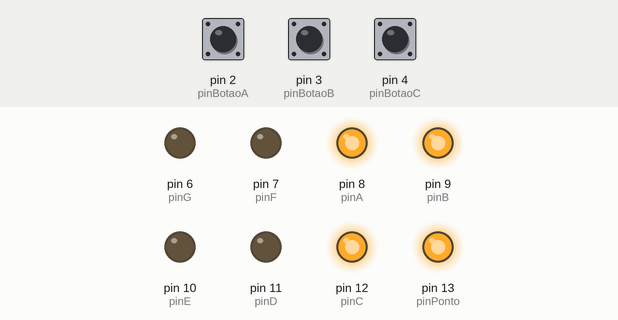
Bench run of a sketch on a simulated Arduino Uno, built with avr-gcc and run on an emulated ATmega328P. On the bench: output pins drawn as LEDs (lit = HIGH). The test bench sets the inputs (shaded band); at power-on: pin 2 (pinBotaoA) HIGH, pin 3 (pinBotaoB) HIGH, pin 4 (pinBotaoC) HIGH.

Above: at 1.2 s.
1.3 s: pin 2 (pinBotaoA) pulled LOW for 0.15 s
At 1.37 s:
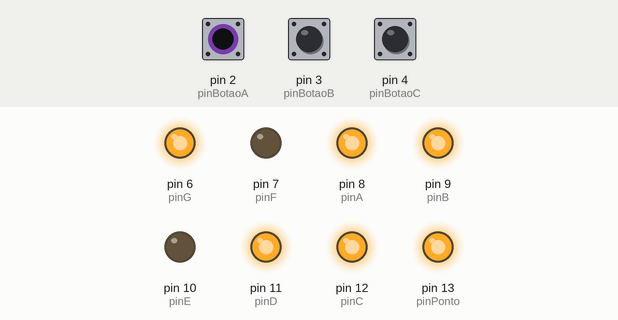
2.9 s: pin 3 (pinBotaoB) pulled LOW for 0.15 s
At 2.97 s:
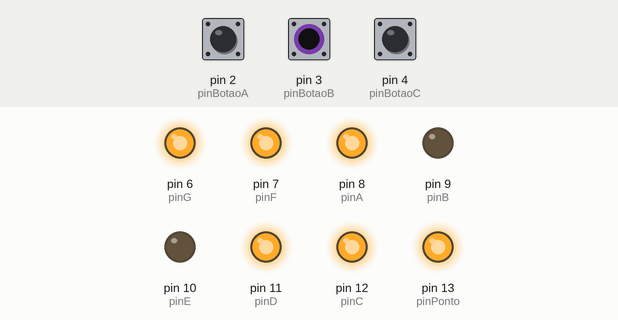
4.5 s: pin 4 (pinBotaoC) pulled LOW for 0.15 s
At 4.57 s:
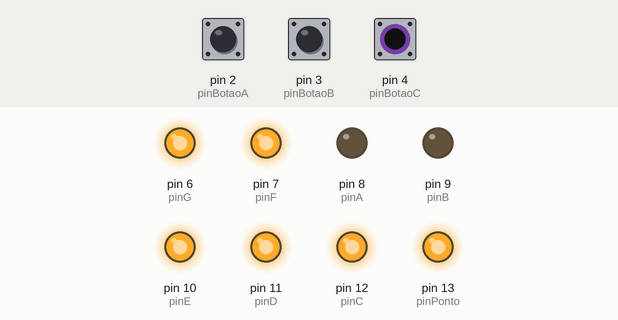
6.1 s: pin 4 (pinBotaoC) pulled LOW for 3.2 s
At 10.5 s:
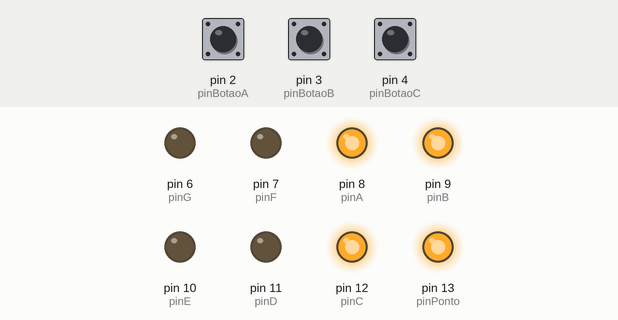
10.8 s: pin 2 (pinBotaoA) pulled LOW for 3.2 s
At 11.7 s:
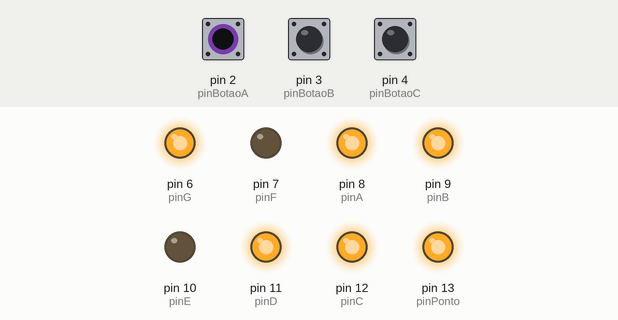
15.5 s: pin 2 (pinBotaoA) driven LOW and pin 3 (pinBotaoB) driven LOW
At 16.5 s:
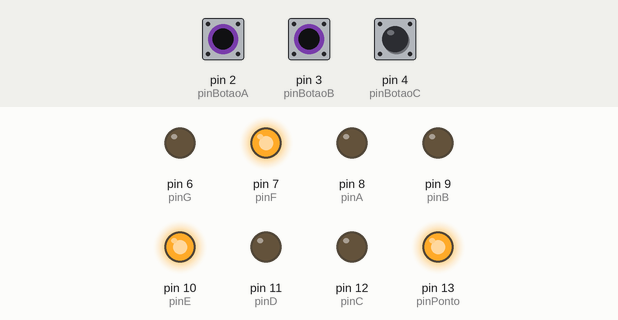
Timing chart, 0 to 18.0 s (numbered marks = the images above; inputs shaded):
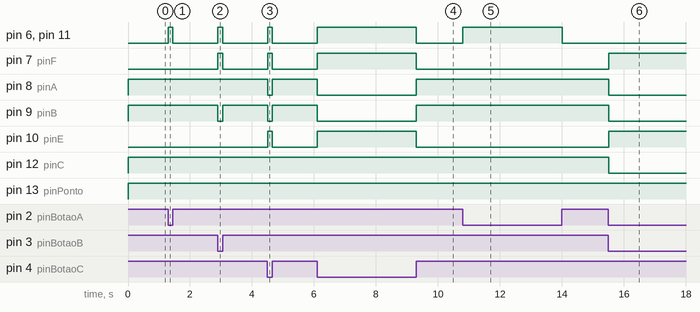

The sketch:

questao3_botoes_display71.ino
```cpp
const int pinA=8;
const int pinB=9;
const int pinC=12;
const int pinD=11;
const int pinE= 10;
const int pinF=7;
const int pinG=6;
const int pinPonto=13;

const int pinBotaoA=2;
const int pinBotaoB=3;
const int pinBotaoC=4;


void setup(){
  pinMode(pinBotaoA, INPUT);
  pinMode(pinBotaoB, INPUT);
  pinMode(pinBotaoC, INPUT);

  pinMode(pinA, OUTPUT);
  pinMode(pinB, OUTPUT);
  pinMode(pinC, OUTPUT);
  pinMode(pinD, OUTPUT);
  pinMode(pinE, OUTPUT);
  pinMode(pinF, OUTPUT);
  pinMode(pinG, OUTPUT);
  pinMode(pinPonto, OUTPUT);
}

void loop(){

  if (digitalRead(pinBotaoA)== 0 && digitalRead(pinBotaoB)== 0 && digitalRead(pinBotaoC)== 0 ){  //0
    digitalWrite(pinA, LOW);
    digitalWrite(pinB, LOW);
    digitalWrite(pinC, HIGH);
    digitalWrite(pinD, HIGH);
    digitalWrite(pinE, HIGH);
    digitalWrite(pinF, LOW);
    digitalWrite(pinPonto, HIGH);
    digitalWrite(pinG, HIGH);
  }

  if (digitalRead(pinBotaoA)== 0 && digitalRead(pinBotaoB)== 0 && digitalRead(pinBotaoC)== 1 ){ //1
    digitalWrite(pinA, LOW);
    digitalWrite(pinB, LOW);
    digitalWrite(pinC, LOW);
    digitalWrite(pinD, LOW);
    digitalWrite(pinE, HIGH);
    digitalWrite(pinF, HIGH);
    digitalWrite(pinPonto, HIGH);
    digitalWrite(pinG, LOW);
  }

  if (digitalRead(pinBotaoA)== 0 && digitalRead(pinBotaoB)== 1 && digitalRead(pinBotaoC)== 0 ){ //2
    digitalWrite(pinA, HIGH);
    digitalWrite(pinB, HIGH);
    digitalWrite(pinC, LOW);
    digitalWrite(pinD, HIGH);
    digitalWrite(pinE, HIGH);
    digitalWrite(pinF, LOW);
    digitalWrite(pinPonto, HIGH);
    digitalWrite(pinG, HIGH);
  }

  if (digitalRead(pinBotaoA)== 0 && digitalRead(pinBotaoB)== 1 && digitalRead(pinBotaoC)== 1 ){ //3
    digitalWrite(pinA, HIGH);
    digitalWrite(pinB, HIGH);
    digitalWrite(pinC, HIGH);
    digitalWrite(pinD, HIGH);
    digitalWrite(pinE, LOW);
    digitalWrite(pinF, LOW);
    digitalWrite(pinPonto, HIGH);
    digitalWrite(pinG, HIGH);
  }

  if (digitalRead(pinBotaoA)== 1 && digitalRead(pinBotaoB)== 0 && digitalRead(pinBotaoC)== 0 ){ //4
    digitalWrite(pinA, LOW);
    digitalWrite(pinB, HIGH);
    digitalWrite(pinC, HIGH);
    digitalWrite(pinD, LOW);
    digitalWrite(pinE, LOW);
    digitalWrite(pinF, HIGH);
    digitalWrite(pinPonto, HIGH);
    digitalWrite(pinG, HIGH);
  }

  if (digitalRead(pinBotaoA)== 1 && digitalRead(pinBotaoB)== 0 && digitalRead(pinBotaoC)== 1 ){ //5
    digitalWrite(pinA, HIGH);
    digitalWrite(pinB, LOW);
    digitalWrite(pinC, HIGH);
    digitalWrite(pinD, HIGH);
    digitalWrite(pinE, LOW);
    digitalWrite(pinF, HIGH);
    digitalWrite(pinPonto, HIGH);
    digitalWrite(pinG, HIGH);
  }

  if (digitalRead(pinBotaoA)== 1 && digitalRead(pinBotaoB)== 1 && digitalRead(pinBotaoC)== 0 ){ //6
    digitalWrite(pinA, LOW);
    digitalWrite(pinB, LOW);
    digitalWrite(pinC, HIGH);
    digitalWrite(pinD, HIGH);
    digitalWrite(pinE, HIGH);
    digitalWrite(pinF, HIGH);
    digitalWrite(pinPonto, HIGH);
    digitalWrite(pinG, HIGH);
  }


  if (digitalRead(pinBotaoA)== 1 && digitalRead(pinBotaoB)== 1 && digitalRead(pinBotaoC)== 1 ){ //7
    digitalWrite(pinA, HIGH);
    digitalWrite(pinB, HIGH);
    digitalWrite(pinC, HIGH);
    digitalWrite(pinD, LOW);
    digitalWrite(pinE, LOW);
    digitalWrite(pinF, LOW);
    digitalWrite(pinPonto, HIGH);
    digitalWrite(pinG, LOW);
  }


}
```

Measured:
- after the input at 1.3 s, pin 6 (pinG), pin 11 (pinD): LOW → HIGH at once, → LOW 0.15 s later
- after the input at 2.9 s, pin 6 (pinG), pin 7 (pinF), pin 11 (pinD): LOW → HIGH at once, → LOW 0.15 s later; pin 9 (pinB): HIGH → LOW at once, → HIGH 0.15 s later
- after the input at 4.5 s, pin 6 (pinG), pin 7 (pinF), pin 10 (pinE), pin 11 (pinD): LOW → HIGH at once, → LOW 0.15 s later; pin 8 (pinA), pin 9 (pinB): HIGH → LOW at once, → HIGH 0.15 s later
- after the input at 6.1 s, pin 6 (pinG), pin 7 (pinF), pin 10 (pinE), pin 11 (pinD): LOW → HIGH at once, → LOW 3.2 s later; pin 8 (pinA), pin 9 (pinB): HIGH → LOW at once, → HIGH 3.2 s later
- after the input at 10.8 s, pin 6 (pinG), pin 11 (pinD): LOW → HIGH at once, → LOW 3.2 s later
- after the input at 15.5 s, pin 7 (pinF), pin 10 (pinE): LOW → HIGH at once; pin 8 (pinA), pin 9 (pinB), pin 12 (pinC): HIGH → LOW at once
